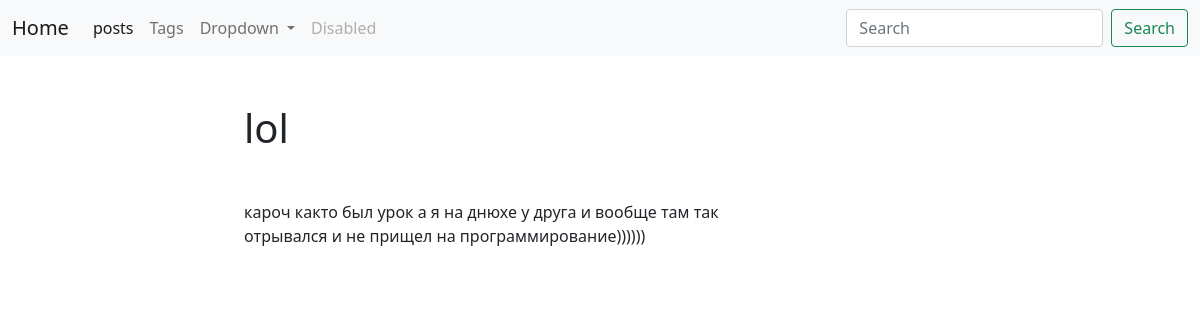
The page /blog/post/lol/ on the database its author committed.
### blog/models.py (models this page shows, shortened)
class Post(models.Model):
    title=models.CharField(max_length=150,db_index=True)
    slug=models.SlugField(max_length=150,unique=True,blank=True)
    body=models.TextField(blank=True,db_index=True)
    tags=models.ManyToManyField('Tag',blank=True, related_name='posts')
    date_pub=models.DateTimeField(auto_now_add=True)

### blog/views.py (the view)
# urls.py: path('post/<str:slug>/', PostDetail.as_view(), name='post_detail_url'),
class PostDetail(ObjectDetailMixin, View):
    model=Post
    template= 'blog/post_detail.html'

### blog/utils.py (called while the page is built)
    def get(self,request,slug):
        object = get_object_or_404(self.model,slug__iexact=slug)
        return render(request, self.template , context={self.model.__name__.lower(): object})

### blog/templates/blog/post_detail.html (shortened to what this page needs)
{% extends 'blog/base_blog.html' %}
{% block content %}
<h1 class="mb-5">{{post.title}}</h1>
<p>{{post.body}}</p>
{% endblock %}

### rows shown on the page
Post: title "lol", body "кароч както был урок а я на днюхе у друга и вообще там так отрывался и не прищел на программирование))))))"
